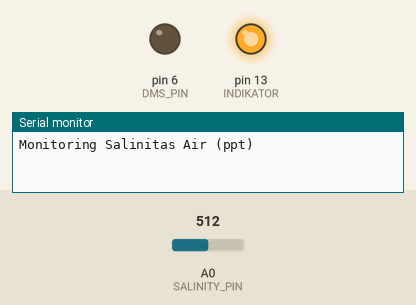
A sketch run on a simulated Arduino Uno, built with avr-gcc and run on an emulated ATmega328P. Parts: output pins drawn as LEDs (lit = HIGH), the last lines printed to the serial monitor. The test bench sets the inputs (shaded band); at power-on: A0 (SALINITY_PIN) = 512.

Above: at 5.1 s.
At 11.2 s:
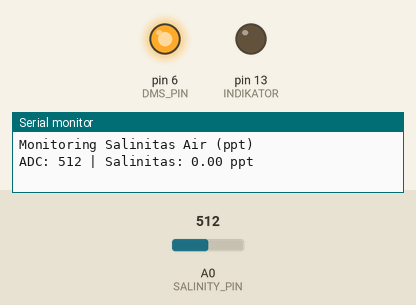
Timing chart, 0 to 15.9 s (numbered marks = the images above):
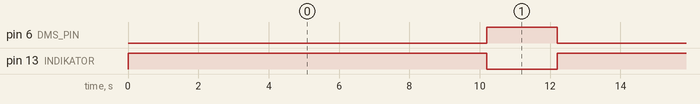

Measured:
- by itself, pin 6 (DMS_PIN): alternates HIGH for 2.0 s and LOW for 10.2 s
- by itself, pin 13 (INDIKATOR): alternates HIGH for 10.2 s and LOW for 2.0 s

The sketch:

pengujian-sensor-salinitas.ino
```cpp
/*****************************************
 * Salinity Measurement (ppt)
 * Sensor + DMS + Arduino
 * Board : Arduino Uno / Nano
 *****************************************/

#define SALINITY_PIN A0   // Output data dari DMS
#define DMS_PIN 6         // Kontrol DMS (LOW = aktif)
#define INDIKATOR 13      // LED indikator (opsional)

int adcValue;
float ppt;

void setup() {
  Serial.begin(9600);

  pinMode(DMS_PIN, OUTPUT);
  pinMode(INDIKATOR, OUTPUT);

  // Kondisi awal
  digitalWrite(DMS_PIN, HIGH);   // DMS non-aktif
  digitalWrite(INDIKATOR, LOW);

  Serial.println("Monitoring Salinitas Air (ppt)");
}

void loop() {

  // =====================
  // AKTIFKAN DMS
  // =====================
  digitalWrite(DMS_PIN, LOW);    // DMS ON
  digitalWrite(INDIKATOR, HIGH);
  delay(10000);                  // waktu stabilisasi DMS (10 detik)

  // =====================
  // BACA ADC (A0)
  // =====================
  long total = 0;
  for (int i = 0; i < 10; i++) {
    total += analogRead(SALINITY_PIN);
    delay(20);
  }
  adcValue = total / 10;

  // =====================
  // MATIKAN DMS
  // =====================
  digitalWrite(DMS_PIN, HIGH);   // DMS OFF
  digitalWrite(INDIKATOR, LOW);

  // =====================
  // KONVERSI ADC → SALINITAS (ppt)
  // (Rumus kalibrasi kamu)
  // =====================
  if (adcValue <= 710) {
    ppt = 0.2 * (adcValue - 559.6);
  } else {
    ppt = 1.75 * (adcValue - 709.6) + 30;
  }

  // Batas nilai
  if (ppt < 0) ppt = 0;
  if (ppt > 60) ppt = 60;

  // =====================
  // OUTPUT SERIAL
  // =====================
  Serial.print("ADC: ");
  Serial.print(adcValue);
  Serial.print(" | Salinitas: ");
  Serial.print(ppt, 2);
  Serial.println(" ppt");

  delay(2000);   // waktu istirahat DMS
}
```
